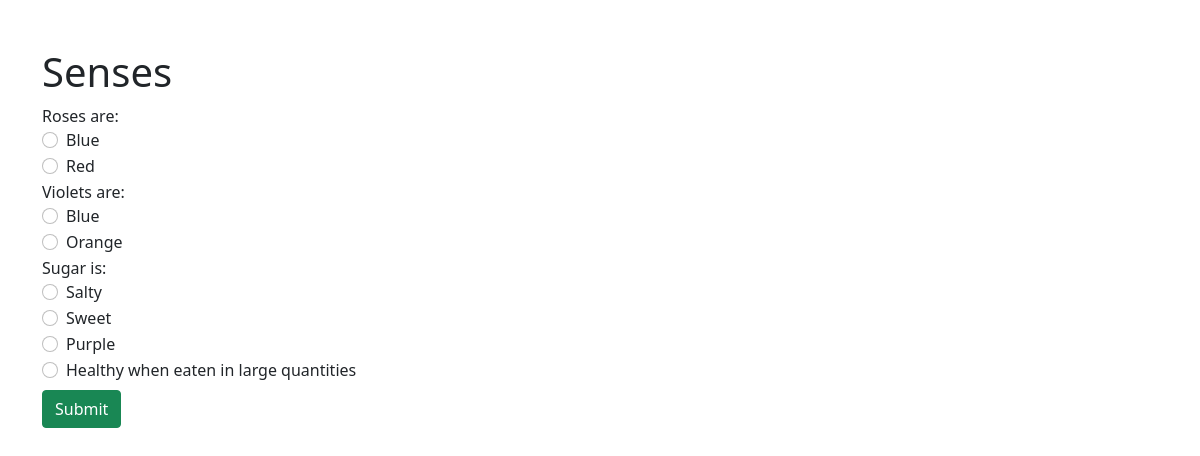
Screenshot of /21/ (signed in) with the database file from the repository.
### quizzes/models.py (models this page shows)
class Quiz(models.Model):
    title = models.CharField(max_length=255)
    description = models.CharField(max_length=255)
    created_by = models.ForeignKey(User, related_name="quizzes_created", on_delete=models.CASCADE)
    created_at = models.DateTimeField(auto_now_add=True)
    updated_at = models.DateTimeField(auto_now=True)

class Question(models.Model):
    prompt = models.CharField(max_length=255,null=True)
    created_by = models.ForeignKey(User, related_name="questions_created", on_delete=models.CASCADE)
    quiz = models.ForeignKey(Quiz, related_name="has_questions", on_delete = models.CASCADE)
    created_at = models.DateTimeField(auto_now_add=True)
    updated_at = models.DateTimeField(auto_now=True)

class Answer(models.Model):
    text = models.CharField(max_length=255, null=True)
    correct = models.BooleanField(default=False)
    question = models.ForeignKey(Question, related_name="has_answers", on_delete = models.CASCADE)
    created_at = models.DateTimeField(auto_now_add=True)
    updated_at = models.DateTimeField(auto_now=True)

### quizzes/views.py (the view)
# urls.py: path('<int:quiz_id>/', views.quiz_info, name='quiz_info'),
def quiz_info(request, quiz_id):
    user = request.session['user_id']
    context = {
        'this_user': User.objects.get(id=request.session['user_id']),
        'this_quiz': Quiz.objects.get(id=quiz_id)
    }
    return render(request, 'quizzes/Quiz_info.html', context)

### templates/quizzes/Quiz_info.html (shortened to what this page needs)
{% extends 'base.html' %}
{% block content %}
    <div class="container py-5">
        <form method='post' action='create_score/'>
            <h1>{{ this_quiz.title }}</h1>
            <div class="form-group mb-2">
                {% for question in this_quiz.has_questions.all%}
                    <label for="question">{{question.prompt}}</label>
                    {% for has_answer in question.has_answers.all %}
                        <div class="form-check">
                            <input class="form-check-input" type="radio" name="question_{{question.id}}_{{question.prompt}}" value="{{has_answer.correct}}">
                            <label class="form-check-label" for="gridRadios1">{{has_answer.text}}</label>
                        </div>
                    {% endfor %}
                {% endfor %}
            </div>
            <button class="btn btn-success" type="submit">Submit</button>
        </form>
    </div>
{% endblock %}

### rows the page displays
Quiz: title "Senses"
Question: prompt "Roses are:"
Answer: text "Blue"
Answer: text "Red"
Question: prompt "Violets are:"
Answer: text "Blue"
Answer: text "Orange"
Question: prompt "Sugar is:"
Answer: text "Salty"
Answer: text "Sweet"
Answer: text "Purple"
Answer: text "Healthy when eaten in large quantities"
